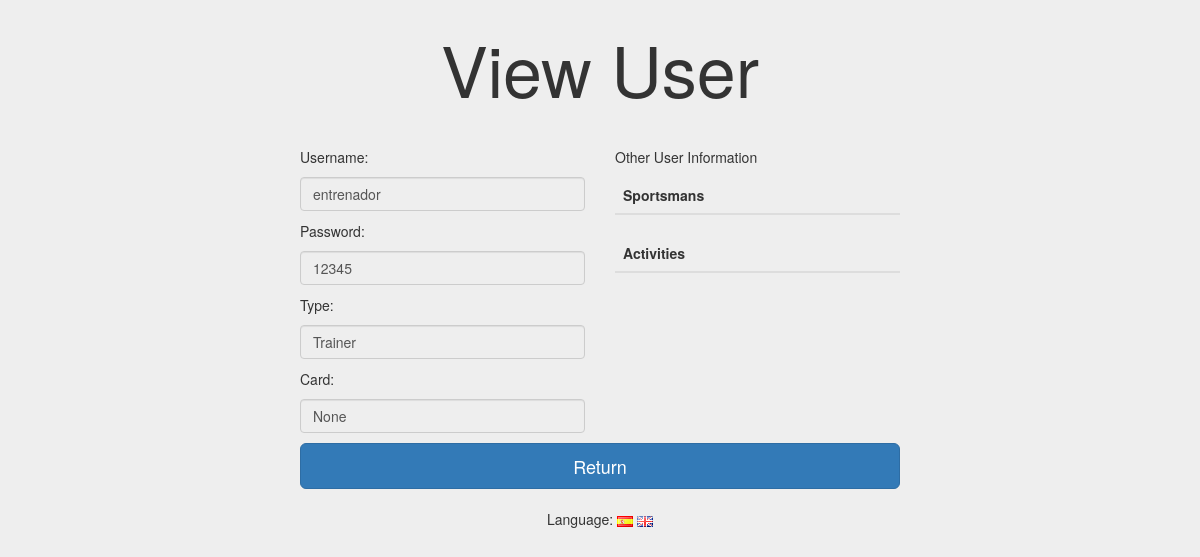
The page /index.php?controller=users&action=view&id=2 (signed in) on the database as committed earlier.
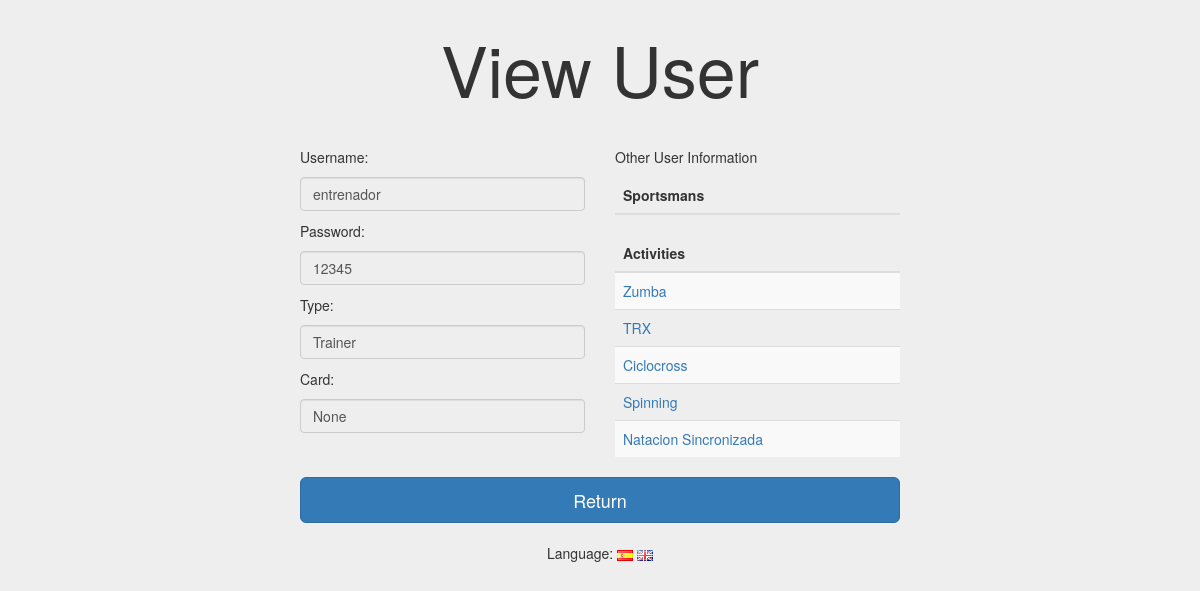
The same page on the database as committed later.
### tables this page shows
CREATE TABLE activities (
	id INT(11) NOT NULL AUTO_INCREMENT,
	nombre VARCHAR(255) NOT NULL,
	descripcion VARCHAR(20000),
	dia SET ('lunes', 'martes', 'miercoles', 'jueves', 'viernes', 'sabado', 'domingo'),
	hora_inicio TIME,
	hora_fin TIME,
	plazas INT(11),
	entrenador INT(11),

	PRIMARY KEY (id),
	FOREIGN KEY (entrenador) REFERENCES users(id)
);

### core/ViewManager.php (called while the page is built, shortened)
<?php
class ViewManager {
	private $variables = array();
	public function setVariable($varname, $value, $flash=false) {
		$this->variables[$varname] = $value;
	}
	public function getVariable($varname, $default=NULL) {
		if (!isset($this->variables[$varname])) {
			return $default;
		}
		return $this->variables[$varname];
	}
	public function render($controller, $viewname) {
		include(__DIR__."/../view/$controller/$viewname.php");
	}
	private static $viewmanager_singleton = NULL;
	public static function getInstance() {
		if (self::$viewmanager_singleton == null) {
			self::$viewmanager_singleton = new ViewManager();
		}
		return self::$viewmanager_singleton;
	}
}

### controller/UsersController.php (called while the page is built, shortened)
<?php
require_once(__DIR__."/../core/ViewManager.php");
require_once(__DIR__."/../core/I18n.php");
require_once(__DIR__."/../model/User.php");
require_once(__DIR__."/../model/UserMapper.php");
class UsersController extends BaseController {
	private $userMapper;
	public function __construct() {
		$this->userMapper = new UserMapper();
	}
	public function view(){
		$id = $_REQUEST["id"];
		$user = $this->userMapper->findById($id);
		$this->view->setVariable("user", $user);
		if ($user->getTipo() == "entrenador"){
			$sportsmans = $this->userMapper->findSportsmans($id);
			$trainer_activities = $this->userMapper->findTrainerActivities($id);
			$this->view->setVariable("sportsmans", $sportsmans);
			$this->view->setVariable("trainer_activities", $trainer_activities);
		}
		$this->view->setLayout("welcome");
		$this->view->render("users", "view");
	}
}

### index.php (called while the page is built, shortened)
<?php
function run() {
	try {
		$controller = loadController($_GET["controller"]);
		$actionName = $_GET["action"];
		$controller->$actionName();
	} catch(Exception $ex) {
		die(i18n("An error has ocurred.<br>").$ex->getMessage());
	}
}
function loadController($controllerName) {
	return new $controllerClassName();
}
run();
?>

### model/User.php (called while the page is built, shortened)
<?php
class User {
	private $tipo;
	public function __construct($id=NULL, $username=NULL, $password=NULL, $tipo=NULL, $subtipo=NULL, $entrenador=NULL) {
		$this->tipo = $tipo;
	}
	public function getTipo() {
		return $this->tipo;
	}
	public function setTipo($tipo) {
		$this->tipo = $tipo;
	}
}

### model/UserMapper.php (called while the page is built, shortened)
<?php
require_once(__DIR__."/../core/PDOConnection.php");
require_once(__DIR__."/../model/Activity.php");
class UserMapper {
	private $db;
	public function __construct() {
		$this->db = PDOConnection::getInstance();
	}
	public function findById($id){
		$stmt = $this->db->prepare("SELECT * FROM users WHERE id=?");
		$stmt->execute(array($id));
		$user = $stmt->fetch(PDO::FETCH_ASSOC);
		if($user != null) {
			return new User($user["id"],
							$user["username"],
							$user["password"],
							$user["tipo"],
							$user["subtipo"],
							$user["entrenador"]);
		} else {
			return NULL;
		}
	}
	public function findTrainerActivities($id){
		$stmt = $this->db->prepare("SELECT * FROM activities WHERE entrenador=?");
		$stmt->execute(array($id));
		$activities_bd = $stmt->fetchAll(PDO::FETCH_ASSOC);
		$activities = array();
		foreach ($activities_bd as $activity) {
			array_push($activities, new Activity($activity["id"],
											     $activity["nombre"],
											     $activity["descripcion"],
											     $activity["dia"],
											     $activity["hora_inicio"],
											     $activity["hora_fin"],
											     $activity["plazas"],
											     $activity["entrenador"]));
		}
		return $activities;
	}
}

### core/PDOConnection.php (called while the page is built)
<?php
class PDOConnection {
	private static $dbhost = "127.0.0.1";
	private static $dbname = "gesgym";
	private static $dbuser = "gguser";
	private static $dbpass = "ggpass";
	private static $db_singleton = null;
	public static function getInstance() {
		if (self::$db_singleton == null) {
			self::$db_singleton = new PDO(
				"mysql:host=".self::$dbhost.";dbname=".self::$dbname.";charset=utf8",
				self::$dbuser,
				self::$dbpass,
				array(
					PDO::ATTR_EMULATE_PREPARES => false,
					PDO::ATTR_ERRMODE => PDO::ERRMODE_EXCEPTION
				)
			);
		}
		return self::$db_singleton;
	}
}
?>

### core/I18n.php (called while the page is built, shortened)
<?php
class I18n {
	private $messages;
	public function setLanguage($language) {
		$this->messages = $i18n_messages;
	}
	public function i18n($key) {
		if (isset($this->messages[$key])){
			return $this->messages[$key];
		}else{
			return $key;
		}
	}
	private static $i18n_singleton = null;
	public static function getInstance() {
		if (self::$i18n_singleton == NULL) {
			self::$i18n_singleton = new I18n();
		}
		return self::$i18n_singleton;
	}
}
function i18n($key) {
	return I18n::getInstance()->i18n($key);
}

### model/Activity.php (called while the page is built, shortened)
<?php
class Activity{
	private $id;
	private $nombre;
	public function __construct($id=NULL, $nombre=NULL, $descripcion=NULL, $dia=NULL, $hora_inicio=NULL, $hora_fin=NULL, $plazas=0, $entrenador=NULL) {
		$this->id=$id;
		$this->nombre=$nombre;
	}
	public function getId(){
		return $this->id;
	}
	public function getNombre(){
		return $this->nombre;
	}
}

### view/users/view.php (the view, shortened to what the changed rows need)
<?php
require_once(__DIR__."/../../core/ViewManager.php");
$view = ViewManager::getInstance();
$user = $view->getVariable("user");
if($user->getTipo() == "entrenador"){
$trainer_activities = $view->getVariable("trainer_activities");
}
$view->setVariable("title", i18n("GesGym - View User"));
$view->setVariable("header", i18n("View User"));
?>
			<div class="row">
<?php if($user->getTipo() != "administrador") { ?>
				<div class="col-sm-6">
<?php if($user->getTipo() == "entrenador") { ?>
					<div class="table-responsive">
						<table class="table table-striped table-hover">
							<thead>
								<tr>
									<th><?=i18n("Sportsman")?>s</th>
								</tr>
							</thead>
						</table>
					</div>
					<div class="table-responsive">
						<table class="table table-striped table-hover">
							<thead>
								<tr>
									<th><?=i18n("Activities")?></th>
								</tr>
							</thead>
							<tbody>
<?php foreach ($trainer_activities as $activity): ?>
								<tr>
									<td><a href="index.php?controller=activities&amp;action=view&amp;id=<?=$activity->getId()?>"><?=$activity->getNombre()?></a></td>
								</tr>
<?php endforeach; ?>
							</tbody>
						</table>
					</div>
<?php } ?>
				</div>
<?php } ?>
			</div>
<?=$view->moveToFragment("css")?>		<link rel="stylesheet" type="text/css" href="css/viewUserStyle.css"/>

Rows that differ between the two databases and show on the page:
now on this page (row edited): activities: nombre "Zumba"
now on this page (row edited): activities: nombre "TRX"
now on this page (row edited): activities: nombre "Ciclocross"
now on this page (row edited): activities: nombre "Spinning"
now on this page (row edited): activities: nombre "Natacion Sincronizada"
